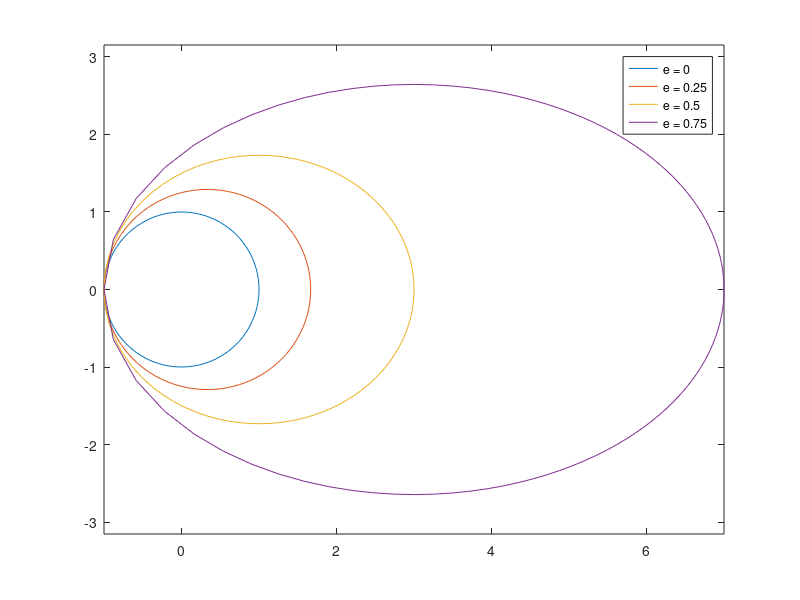

Reproduce this figure in MATLAB.
t = linspace(0,1,100); w = 2*pi; E = 0;

for i = [0 0.25 0.5 0.75]
    e = i;
    a = 1/(1 - e);
    b = sqrt((1 + e) / (1 - e));

    E_guess = 0;

    for j = 1:100
        func = @(E) w*t(j) + e*sin(E) - E;

        E = fzero(func, E_guess);

        x(j) = a * (e - cos(E));
        y(j) = b * (sin(E));

        E_guess = E;
    end
    plot(x,y);
    hold on;
end

axis equal;
legend('e = 0', 'e = 0.25', 'e = 0.5', 'e = 0.75');
